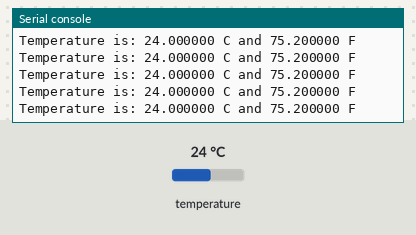
Bench run of a program on a simulated Circuit Playground running CircuitPython. On the bench: the last lines printed to the serial console. Inputs (shaded band) come from the test bench; at power-on: temperature 24 °C.

Above: at 1.2 s.
1.3 s: temperature set to 12 °C
At 1.69 s:
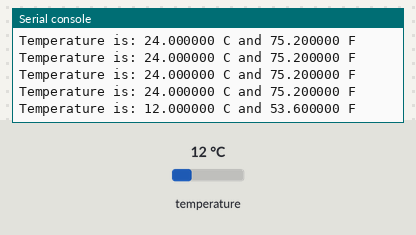
2.8 s: temperature set to 19 °C
At 2.94 s:
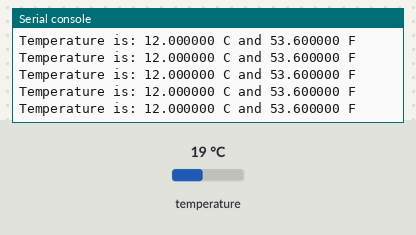
Timing chart, 0 to 5.8 s (numbered marks = the images above; inputs shaded):
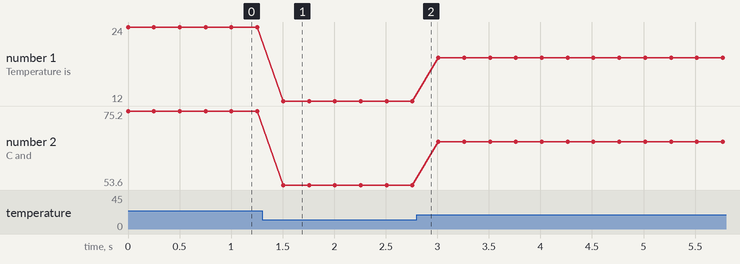

The program:

temp_example.py
```python
# CircuitPlaygroundExpress_Temperature
# reads the on-board temperature sensor and prints the value

import adafruit_thermistor
import board
import time

thermistor = adafruit_thermistor.Thermistor(board.TEMPERATURE, 10000, 10000, 25, 3950)


while True:
    print("Temperature is: %f C and %f F" % (thermistor.temperature,
                                    (thermistor.temperature*9/5+32)))

    time.sleep(0.25)
```

Measured:
- after the input at 1.3 s, the serial console: prints a new line after 0.21 s (image 1)
- plotted number 1: 24 → 12 after the input at 1.3 s, 12 → 19 after the input at 2.8 s
- plotted number 2: 75.2 → 53.6 after the input at 1.3 s, 53.6 → 66.2 after the input at 2.8 s
